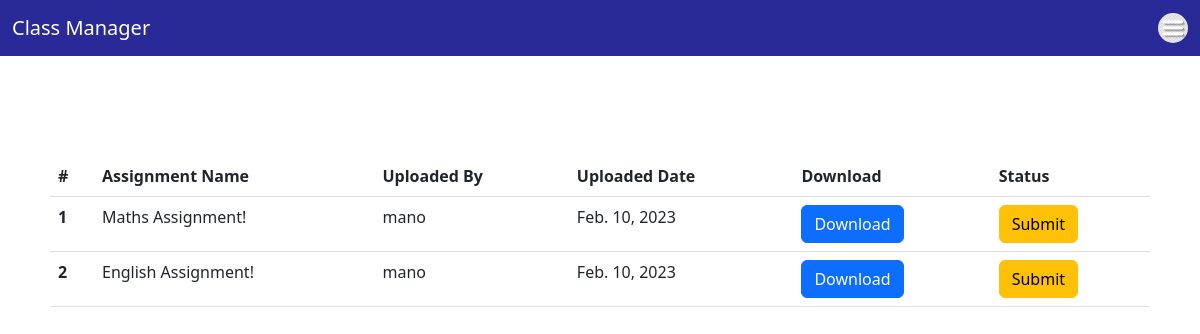
/student_app/all_assignments (signed in), run on the app's committed database.
### Teacher_App/models.py (models this page shows, shortened)
class Assignment(models.Model):
    teacher = models.ForeignKey(User,on_delete=models.CASCADE,related_name='teacher_assigner')
    title = models.CharField(max_length=100)
    assignment = models.FileField(upload_to='assignments')
    description = models.TextField(blank=True)
    date_added = models.DateField(auto_now_add=True)

### LOGIN_APP/models.py (models this page shows)
class User(AbstractUser):
    is_teacher = models.BooleanField(default=False)
    is_student = models.BooleanField(default=False)

### Student_App/views.py (the view)
# urls.py: path('all_assignments', views.all_assignments, name='all_assignments'),
@login_required(login_url='loginapp:Login')
def all_assignments(request):
    all_assignments_for_students = Assignment.objects.all()
    dict = {'all_assignments_for_students':all_assignments_for_students}
    return render(request,'student_app/all_assignments.html',dict)

### templates/student_app/all_assignments.html (shortened to what this page needs)
{% extends 'base.html' %}
{% block bodyblock %}
<div class="main-div">
<table class="table">
    <thead>
        <tr class="main-row">
            <th scope="col" class="heading">#</th>
            <th scope="col" class="heading">Assignment Name</th>
            <th scope="col" class="heading">Uploaded By</th>
            <th scope="col" class="heading">Uploaded Date</th>
            <th scope="col" class="heading">Download</th>
            <th scope="col" class="heading">Status</th>
        </tr>
    </thead>
    <tbody>
        {%for x in all_assignments_for_students%}
        <tr>
            <th scope="row">{{forloop.counter}}</th>
            <td>{{x.title}}</td>
            <td>{{x.teacher}}</td>
            <td>{{x.date_added}}</td>
            <td><a href="{{x.assignment.url}}"><button class="btn btn-primary">Download</button></a></td>
            <td><button class="btn btn-warning">Submit</button></td>
        </tr>
        {%endfor%}
    </tbody>
</table>
</div>
{% endblock bodyblock %}

### templates/student_app/all_assignments.html (style rules this page uses)
.main-row { background-color: rgb(48, 46, 46); }
.main-div { display: flex; flex-direction: row; justify-content: center; align-items: center; margin-top: 100px; margin-left: 50px; margin-right: 50px; }
.heading { color: white; }

### data on the page
Assignment: title "Maths Assignment!", teacher "mano", date_added "Feb. 10, 2023"
Assignment: title "English Assignment!", teacher "mano", date_added "Feb. 10, 2023"
